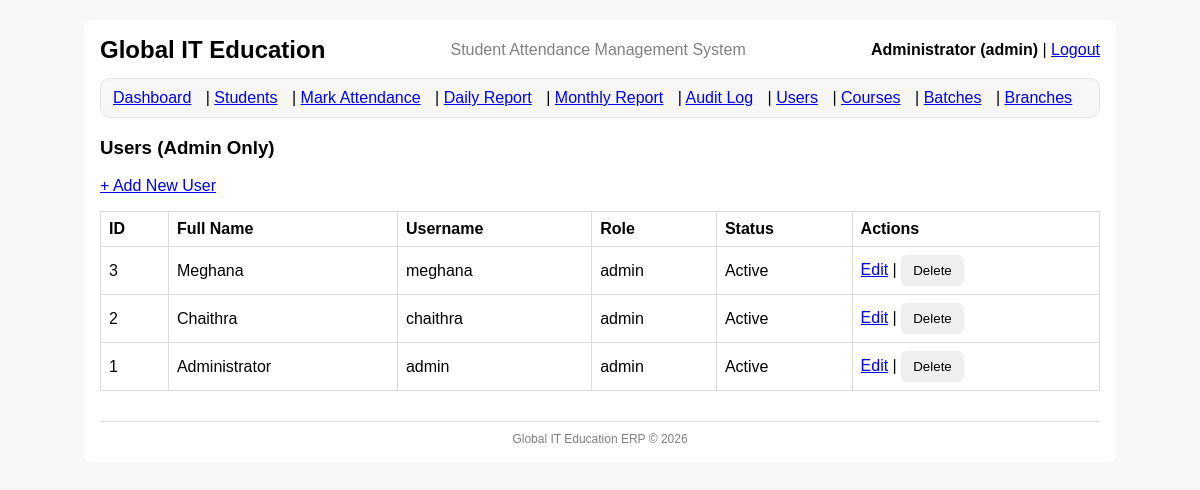
The app's page /users (signed in) with its own data.
### tables this page shows
CREATE TABLE users (
            id INTEGER PRIMARY KEY AUTOINCREMENT,
            full_name TEXT NOT NULL,
            username TEXT NOT NULL UNIQUE,
            password_hash TEXT NOT NULL,
            role TEXT NOT NULL CHECK(role IN ('admin','staff')),
            is_active INTEGER NOT NULL DEFAULT 1,
            created_at TEXT NOT NULL
        );

### app.py (the view)
@app.route("/users")
@admin_required
def users_list():
    conn = get_conn()
    cur = conn.cursor()
    cur.execute("SELECT id, full_name, username, role, is_active, created_at FROM users ORDER BY id DESC")
    users = cur.fetchall()
    conn.close()
    return render_template("users.html", users=users)

### auth.py (called while the page is built)
def admin_required(view_func):
    @wraps(view_func)
    def wrapper(*args, **kwargs):
        if "user_id" not in session:
            flash("Please login first.", "danger")
            return redirect(url_for("login"))
        if session.get("role") != "admin":
            flash("Admin access required.", "danger")
            return redirect(url_for("dashboard"))
        return view_func(*args, **kwargs)
    return wrapper

### db.py (called while the page is built)
def get_conn():
    conn = sqlite3.connect(DB_PATH)
    conn.row_factory = sqlite3.Row
    conn.execute("PRAGMA foreign_keys = ON;")
    return conn

### templates/users.html
{% extends "base.html" %}
{% block content %}
<h3>Users (Admin Only)</h3>
<p><a href="{{ url_for('user_add') }}">+ Add New User</a></p>
<table>
  <tr>
    <th>ID</th>
    <th>Full Name</th>
    <th>Username</th>
    <th>Role</th>
    <th>Status</th>
    <th>Actions</th>
  </tr>
  {% for u in users %}
  <tr>
    <td>{{ u.id }}</td>
    <td>{{ u.full_name }}</td>
    <td>{{ u.username }}</td>
    <td>{{ u.role }}</td>
    <td>{{ "Active" if u.is_active==1 else "Inactive" }}</td>
    <td>
      <a href="{{ url_for('user_edit', user_id=u.id) }}">Edit</a>
      |
      <form action="{{ url_for('user_delete', user_id=u.id) }}" method="post" style="display:inline;">
        <button type="submit" onclick="return confirm('Delete this user?')">Delete</button>
      </form>
    </td>
  </tr>
  {% endfor %}
</table>
{% endblock %}

### templates/base.html (shortened to what this page needs)
<!doctype html>
<html>
<head>
  <link rel="stylesheet" href="{{ url_for('static', filename='style.css') }}">
</head>
<body>
  <div class="container">
    <div style="display:flex; justify-content:space-between; align-items:center; gap:12px;">
      <div>
        <h2 style="margin:0;">Global IT Education</h2>
      </div>
      <div style="flex:1; text-align:center;">
        <p style="margin:0; color:gray;">Student Attendance Management System</p>
      </div>
      <div style="min-width:200px; text-align:right;">
        {% if session.get("user_id") %}
          <span style="font-weight:600;">
            {{ session.get("full_name") }} ({{ session.get("username", "") }})
          </span>
          | <a href="{{ url_for('logout') }}">Logout</a>
        {% endif %}
      </div>
    </div>
    {% if session.get("user_id") %}
      <nav style="margin:14px 0; padding:10px 12px; background:#f7f7f7; border:1px solid #e6e6e6; border-radius:10px;">
        <a href="{{ url_for('dashboard') }}">Dashboard</a>
        | <a href="{{ url_for('students') }}">Students</a>
        | <a href="{{ url_for('mark_attendance') }}">Mark Attendance</a>
        | <a href="{{ url_for('report_daily') }}">Daily Report</a>
        | <a href="{{ url_for('report_monthly') }}">Monthly Report</a>
        {% if session.get("role") == "admin" %}
          | <a href="{{ url_for('audit_log') }}">Audit Log</a>
          | <a href="{{ url_for('users_list') }}">Users</a>
          | <a href="{{ url_for('courses') }}">Courses</a>
          | <a href="{{ url_for('batches') }}">Batches</a>
          | <a href="{{ url_for('branches') }}">Branches</a>
        {% endif %}
      </nav>
    {% endif %}
    {% block content %}{% endblock %}
    <div style="margin-top:30px; border-top:1px solid #ddd; padding-top:10px;">
      <p style="text-align:center; color:gray; font-size:12px; margin:0;">
        Global IT Education ERP © 2026
      </p>
    </div>
  </div>
</body>
</html>

### static/style.css (style rules this page uses)
body { font-family: Arial, sans-serif; background:#f7f7f7; }
.container { max-width: 1000px; margin: 20px auto; background:#fff; padding: 16px; border-radius: 8px; }
nav a { margin-right: 10px; }
table { width:100%; border-collapse: collapse; margin-top: 10px; }
th, td { border: 1px solid #ddd; padding: 8px; text-align:left; }
button { padding: 8px 12px; border:0; border-radius: 6px; cursor:pointer; }

### records on screen
users: get "Administrator", id "1", full_name "Administrator", username "admin", role "admin", is_active "Active"
users: id "3", full_name "Meghana", username "meghana", role "admin", is_active "Active"
users: id "2", full_name "Chaithra", username "chaithra", role "admin", is_active "Active"

### other values on screen
{{ session.get("username", "") }} "admin"
